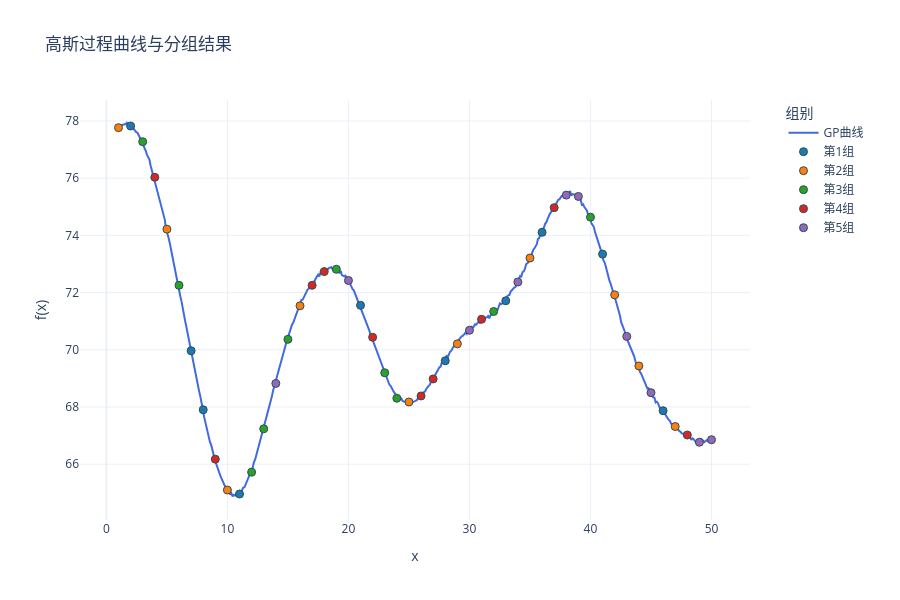

Notebook code cell kept with this figure:
### Code cell
import numpy as np
import plotly.graph_objects as go
from sklearn.gaussian_process import GaussianProcessRegressor
from sklearn.gaussian_process.kernels import RBF, ConstantKernel,WhiteKernel

import sys
import os
# 使用当前工作目录
project_root = os.path.dirname(os.getcwd())  # 获取当前目录的父目录
sys.path.insert(0, project_root)
from util.methods import assign_variances

seed = 15
# 定义核函数
kernel = ConstantKernel(25.0) * RBF(length_scale=4.0) + WhiteKernel(1e-3)
gp = GaussianProcessRegressor(kernel=kernel)

x_dense = np.linspace(1, 50, 500).reshape(-1, 1)

y_dense = gp.sample_y(x_dense, n_samples=1, random_state=seed).flatten() + 70

# 提取整数点对应的y值
integer_points = np.arange(1, 51)
y_integers = y_dense[np.linspace(0, 499, 50, dtype=int)]

# 计算整数点的协方差矩阵
cov_matrix = kernel(integer_points.reshape(-1,1))

# 计算相关性矩阵
std_dev = np.sqrt(np.diag(cov_matrix))  
corr_matrix = cov_matrix / np.outer(std_dev, std_dev)  

np.savetxt('Sigma1.txt', cov_matrix, 
           fmt='%.6f',
           header=f'高斯过程协方差矩阵(1-50整数点)\n核函数: {kernel}')

np.savetxt('correlation_matrix.txt', corr_matrix,
           fmt='%.6f',
           header=f'高斯过程相关性矩阵(1-50整数点)\n核函数: {kernel}')

np.savetxt('mu.txt', 
           y_integers,
           fmt='%.6f',
           header='真实均值')

# 创建蛇形分配的分组标签
sorted_indices = np.argsort(y_integers)  # 获取y值从小到大的索引
positions = np.arange(50)
round_num = positions // 5  # 每5个点改变一次方向
pos_in_round = positions % 5

# 蛇形分配逻辑：正向(0,1,2,3,4)和反向(4,3,2,1,0)交替
group_assignments = np.where(
    round_num % 2 == 0,
    pos_in_round,       # 正向分配：0,1,2,3,4
    4 - pos_in_round    # 反向分配：4,3,2,1,0
)

group_labels = np.zeros(50, dtype=int)
group_labels[sorted_indices] = group_assignments
group_names = [f"第{i+1}组" for i in range(5)]  # 组别名称

# 创建分组标签 (5组，蛇形分配)
group_labels = np.zeros(50, dtype=int)
for i in range(50):
    round_num = i // 5  # 每5个点一轮
    pos_in_round = i % 5
    
    if round_num % 2 == 0:  # 偶数轮：正向分配
        group = pos_in_round
    else:  # 奇数轮：反向分配
        group = 4 - pos_in_round
    
    group_labels[sorted_indices[i]] = group

group_names = [f"第{i+1}组" for i in range(5)]  # 组别名称

fig = go.Figure()

fig.add_trace(go.Scatter(
    x=x_dense.flatten(), 
    y=y_dense,
    mode='lines',
    name='GP曲线',
    line=dict(color='royalblue', width=2)
))

colors = ['#1f77b4', '#ff7f0e', '#2ca02c', '#d62728', '#9467bd']  # 5种不同颜色
for group in range(5):
    mask = (group_labels == group)
    fig.add_trace(go.Scatter(
        x=integer_points[mask],
        y=y_integers[mask],
        mode='markers',
        name=group_names[group],
        marker=dict(
            color=colors[group],
            size=8,
            line=dict(width=1, color='DarkSlateGrey')
    )))

fig.update_layout(
    title='高斯过程曲线与分组结果',
    xaxis_title='x',
    yaxis_title='f(x)',
    template='plotly_white',
    height=600,
    width=900,
    legend=dict(
        title='组别',
        x=1.05,
        y=1,
        xanchor='left',
        yanchor='top',
        bgcolor='rgba(255,255,255,0.8)'
    ),
    margin=dict(r=150) 
)

fig.show()

### Figure 1 — Plotly figure (JSON) as saved in the notebook; plotly's stock layout.template omitted (floating-point values rounded to 4 significant figures; data arrays with more than 128 entries replaced by an {"elided": "..."} marker saying what was removed)
{"data": [{"line": {"color": "royalblue", "width": 2}, "mode": "lines", "name": "GP曲线", "type": "scatter", "x": {"elided": "500 float values"}, "y": {"elided": "500 float values"}}, {"marker": {"color": "#1f77b4", "line": {"color": "DarkSlateGrey", "width": 1}, "size": 8}, "mode": "markers", "name": "第1组", "type": "scatter", "x": [2, 7, 8, 11, 21, 28, 33, 36, 41, 46], "y": [77.82, 69.96, 67.9, 64.96, 71.55, 69.62, 71.71, 74.11, 73.35, 67.87]}, {"marker": {"color": "#ff7f0e", "line": {"color": "DarkSlateGrey", "width": 1}, "size": 8}, "mode": "markers", "name": "第2组", "type": "scatter", "x": [1, 5, 10, 16, 25, 29, 35, 42, 44, 47], "y": [77.77, 74.22, 65.1, 71.54, 68.18, 70.21, 73.21, 71.92, 69.44, 67.32]}, {"marker": {"color": "#2ca02c", "line": {"color": "DarkSlateGrey", "width": 1}, "size": 8}, "mode": "markers", "name": "第3组", "type": "scatter", "x": [3, 6, 12, 13, 15, 19, 23, 24, 32, 40], "y": [77.28, 72.25, 65.72, 67.24, 70.37, 72.82, 69.2, 68.31, 71.34, 74.64]}, {"marker": {"color": "#d62728", "line": {"color": "DarkSlateGrey", "width": 1}, "size": 8}, "mode": "markers", "name": "第4组", "type": "scatter", "x": [4, 9, 17, 18, 22, 26, 27, 31, 37, 48], "y": [76.03, 66.18, 72.25, 72.73, 70.44, 68.39, 68.98, 71.07, 74.97, 67.02]}, {"marker": {"color": "#9467bd", "line": {"color": "DarkSlateGrey", "width": 1}, "size": 8}, "mode": "markers", "name": "第5组", "type": "scatter", "x": [14, 20, 30, 34, 38, 39, 43, 45, 49, 50], "y": [68.82, 72.42, 70.68, 72.37, 75.41, 75.36, 70.47, 68.5, 66.77, 66.86]}], "layout": {"height": 600, "legend": {"bgcolor": "rgba(255,255,255,0.8)", "title": {"text": "组别"}, "x": 1.05, "xanchor": "left", "y": 1, "yanchor": "top"}, "margin": {"r": 150}, "title": {"text": "高斯过程曲线与分组结果"}, "width": 900, "xaxis": {"title": {"text": "x"}}, "yaxis": {"title": {"text": "f(x)"}}}}
